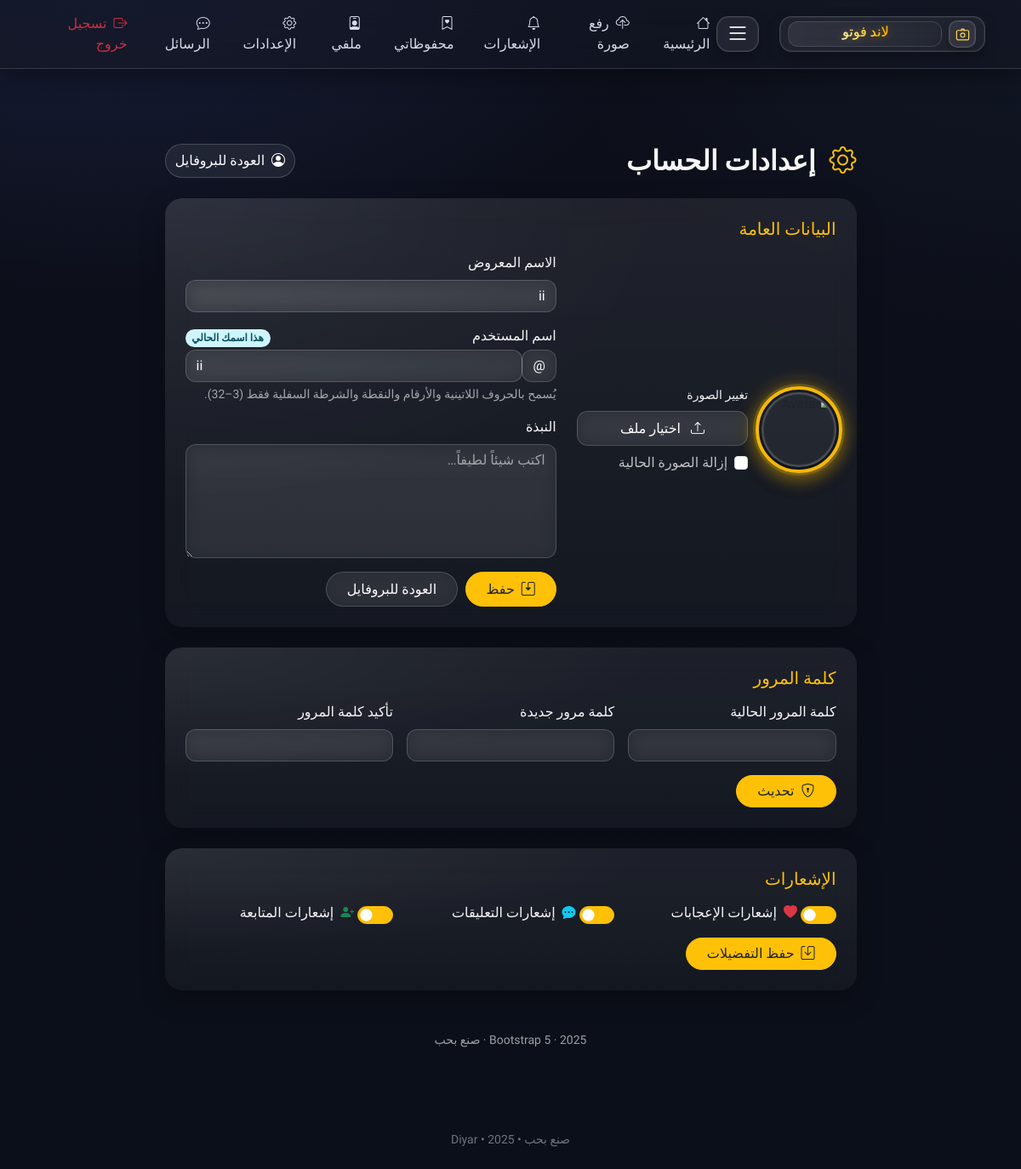
The app's page /settings (signed in) with its own data.
### app.py (models this page shows, shortened)
class User(UserMixin, db.Model):
    __tablename__="users"
    id=db.Column(db.Integer, primary_key=True)
    username=db.Column(db.String(32), unique=True, nullable=False, index=True)
    email=db.Column(db.String(120), unique=True)
    password_hash=db.Column(db.String(255), nullable=False)
    display_name=db.Column(db.String(80))
    bio=db.Column(db.String(280))
    avatar_file=db.Column(db.String(255))
    notify_likes=db.Column(db.Boolean, default=True)
    notify_comments=db.Column(db.Boolean, default=True)
    notify_follows=db.Column(db.Boolean, default=True)
    last_seen=db.Column(db.DateTime, default=dt.datetime.utcnow, index=True)
    photos=db.relationship("Photo", backref="author", lazy="dynamic")
    given_likes=db.relationship("Like", backref="user", lazy="dynamic", cascade="all, delete-orphan")
    bookmarks=db.relationship("Bookmark", backref="user", lazy="dynamic", cascade="all, delete-orphan")
    comments=db.relationship("Comment", backref="user", lazy="dynamic", cascade="all, delete-orphan")
    following=db.relationship(
        "User", secondary="follows",
        primaryjoin=id==Follow.follower_id,
        secondaryjoin=id==Follow.followed_id,
        backref=db.backref("followers", lazy="dynamic"),
        lazy="dynamic"
    )
    @property
    def avatar_url(self):
        if self.avatar_file and (AVATAR_DIR/self.avatar_file).exists():
            return url_for("static", filename=f"avatars/{self.avatar_file}")
        return url_for("static", filename="avatars/default.png")

### app.py (the view, shortened to what this page needs)
@app.route("/settings", methods=["GET", "POST"], endpoint="settings")
@login_required
def settings():
    return render_template("settings.html")

### app.py (called while the page is built)
@login_manager.user_loader
def load_user(uid): return User.query.get(int(uid))

@app.before_request
def update_last_seen():
    if current_user.is_authenticated:
        current_user.last_seen = dt.datetime.utcnow()
        db.session.commit()

### templates/settings.html (shortened to what this page needs)
{% extends "base.html" %}
{% block content %}
<div class="container py-5">
  <div class="row justify-content-center">
    <div class="col-12 col-xl-9">
      <div class="d-flex align-items-center justify-content-between mb-4">
        <h2 class="fw-bold m-0 text-contrast"><i class="bi bi-gear me-2 text-warning"></i> إعدادات الحساب</h2>
        <a href="{{ url_for('profile', username=current_user.username) }}" class="btn btn-glass rounded-pill">
          <i class="bi bi-person-circle me-1"></i> العودة للبروفايل
        </a>
      </div>
      <div class="card glass-card border-0 mb-4">
        <div class="card-body p-4">
          <h5 class="text-warning mb-3">البيانات العامة</h5>
          <form class="row g-4" method="post" action="{{ url_for('settings') }}" enctype="multipart/form-data">
            <div class="col-12 col-md-5 d-flex align-items-center gap-3">
              <div class="avatar-wrap">
                <img id="avatarPreview" src="{{ current_user.avatar_url }}" alt="Avatar">
              </div>
              <div class="w-100">
                <label class="form-label text-contrast small mb-2">تغيير الصورة</label>
                <div class="file-glass">
                  <label for="avatarInput" class="btn btn-glass w-100">
                    <i class="bi bi-upload me-2"></i> اختيار ملف
                  </label>
                </div>
                <div class="form-check mt-2">
                  <input class="form-check-input" type="checkbox" value="1" id="removeAvatar" name="remove_avatar">
                  <label class="form-check-label text-light-70" for="removeAvatar">إزالة الصورة الحالية</label>
                </div>
              </div>
            </div>
            <div class="col-12 col-md-7">
              <div class="mb-3">
                <label class="form-label text-contrast">الاسم المعروض</label>
                <input type="text" class="form-control glass-input" name="display_name"
                       value="{{ current_user.display_name or current_user.username }}" placeholder="اسمك الجميل">
              </div>
              <div class="mb-3">
                <div class="d-flex justify-content-between align-items-center">
                  <label class="form-label text-contrast mb-1">اسم المستخدم</label>
                  <small id="userFeedback" class="badge rounded-pill bg-secondary-subtle text-contrast d-none"></small>
                </div>
                <div class="input-group">
                  <span class="input-group-text glass-input">@</span>
                  <input type="text" class="form-control glass-input" id="usernameInput"
                         value="{{ current_user.username }}" dir="ltr" inputmode="latin"
                         placeholder="user.name_123" autocomplete="off">
                </div>
                <div class="form-text text-light-60 mt-1">
                  يُسمح بالحروف اللاتينية والأرقام والنقطة والشرطة السفلية فقط (3–32).
                </div>
              </div>
              <div class="mb-3">
                <label class="form-label text-contrast">النبذة</label>
                <textarea class="form-control glass-input" name="bio" rows="5" placeholder="اكتب شيئاً لطيفاً…">{{ current_user.bio or '' }}</textarea>
              </div>
              <div class="d-flex gap-2 flex-wrap">
                <button class="btn btn-warning text-dark rounded-pill px-4" type="submit">
                  <i class="bi bi-save2 me-1"></i> حفظ
                </button>
                <a href="{{ url_for('profile', username=current_user.username) }}" class="btn btn-glass rounded-pill px-4">العودة للبروفايل</a>
              </div>
            </div>
          </form>
        </div>
      </div>
      <div class="card glass-card border-0 mb-4">
        <div class="card-body p-4">
          <h5 class="text-warning mb-3">كلمة المرور</h5>
          <form method="post" action="{{ url_for('settings') }}" class="row g-3">
            <div class="col-12 col-md-4">
              <label class="form-label text-contrast">كلمة المرور الحالية</label>
              <input type="password" class="form-control glass-input" name="old_password" autocomplete="current-password">
            </div>
            <div class="col-12 col-md-4">
              <label class="form-label text-contrast">كلمة مرور جديدة</label>
              <input type="password" class="form-control glass-input" name="new_password" autocomplete="new-password">
            </div>
            <div class="col-12 col-md-4">
              <label class="form-label text-contrast">تأكيد كلمة المرور</label>
              <input type="password" class="form-control glass-input" name="confirm_password" autocomplete="new-password">
            </div>
            <div class="col-12">
              <button class="btn btn-warning text-dark rounded-pill px-4"><i class="bi bi-shield-lock me-1"></i> تحديث</button>
            </div>
          </form>
        </div>
      </div>
      <div class="card glass-card border-0">
        <div class="card-body p-4">
          <h5 class="text-warning mb-3">الإشعارات</h5>
          <form method="post" action="{{ url_for('settings') }}" class="row g-3">
            <div class="col-12 col-md-4">
              <div class="form-switch glass-switch">
                <input class="form-check-input" type="checkbox" id="notifyLikes" name="notify_likes" {% if current_user.notify_likes %}checked{% endif %}>
                <label class="form-check-label text-contrast" for="notifyLikes"><i class="bi bi-heart-fill text-danger me-1"></i> إشعارات الإعجابات</label>
              </div>
            </div>
            <div class="col-12 col-md-4">
              <div class="form-switch glass-switch">
                <input class="form-check-input" type="checkbox" id="notifyComments" name="notify_comments" {% if current_user.notify_comments %}checked{% endif %}>
                <label class="form-check-label text-contrast" for="notifyComments"><i class="bi bi-chat-dots-fill text-info me-1"></i> إشعارات التعليقات</label>
              </div>
            </div>
            <div class="col-12 col-md-4">
              <div class="form-switch glass-switch">
                <input class="form-check-input" type="checkbox" id="notifyFollows" name="notify_follows" {% if current_user.notify_follows %}checked{% endif %}>
                <label class="form-check-label text-contrast" for="notifyFollows"><i class="bi bi-person-plus-fill text-success me-1"></i> إشعارات المتابعة</label>
              </div>
            </div>
            <div class="col-12">
              <button class="btn btn-warning text-dark rounded-pill px-4"><i class="bi bi-save me-1"></i> حفظ التفضيلات</button>
            </div>
          </form>
        </div>
      </div>
      <div class="text-center mt-5 text-light-60 small">Bootstrap 5 · {{ now.year }} · صنع بحب</div>
    </div>
  </div>
</div>
{% endblock %}

### static/css/theme.css (style rules this page uses)
:root { --nav-bg: rgba(20,24,38,.55); --nav-bd: rgba(255,255,255,.14); --ink:#edf1ff; --gold1:#fff2b3; --gold2:#ffd54d; --gold3:#ffb300; }
body.bg-dark-gradient { background: radial-gradient(1200px 800px at 10% -10%, #1b2140, transparent 60%), radial-gradient(1000px 700px at 100% 0, #121725, transparent 55%), linear-gradient(180deg,#0c0f1a, #0b0f19); }
.text-contrast { color:rgba(255,255,255,.97) }

### static/css/glass.css (style rules this page uses)
:root { --bg:#0e0f13; --glass:rgba(255,255,255,.06); --glass-strong:rgba(255,255,255,.12); --ring:#d3a93b; }
body { background: radial-gradient(1200px 600px at 50% -10%, rgba(255,255,0,.05), transparent), var(--bg); }
.btn-glass { background:rgba(255,255,255,.06); border:1px solid rgba(255,255,255,.1); color:#fff; }
.glass-input { background:rgba(255,255,255,.05)!important; border:1px solid rgba(255,255,255,.15)!important; color:#fff!important; }
.btn, .icon-btn { transition: transform .12s ease }
.btn-glass { backdrop-filter: blur(8px); background: rgba(255,255,255,0.08); border:1px solid rgba(255,255,255,0.12); color:#fff; }

### static/css/landphoto.extras.css (style rules this page uses)
:root { --glass-bg: rgba(255,255,255,0.06); --glass-bg-strong: rgba(14,14,18,0.7); --glass-stroke: rgba(255,255,255,0.12); --glass-shadow: 0 10px 30px rgba(0,0,0,.35); --radius: 1.25rem; --like:#ff5a7a; --save:#13c2c2; --primary:#ffc107; --danger:#e55353; --success:#00c853; --secondary:#7aa2ff; }
html,body { background:#0e0e12;color:#e7e7ea;font-family:"Tajawal",system-ui,-apple-system,"Segoe UI",Roboto,"Helvetica Neue","Noto Sans",Arial; }
.glass-input { background:rgba(255,255,255,.06)!important;border:1px solid rgba(255,255,255,.18)!important;color:#fff!important; }
.glass-input::placeholder { color:#bdbdc2; }
.glass-input { background:rgba(255,255,255,.06); color:#fff; border-radius:12px; border:1px solid rgba(255,255,255,.14); backdrop-filter: blur(10px); }
.glass-input::placeholder { color:rgba(255,255,255,.55) }
.glass-input { background: rgba(255,255,255,.06); color:#fff; border-radius: 14px; border:1px solid rgba(255,255,255,.14); backdrop-filter: blur(10px); }
.glass-input::placeholder { color:rgba(255,255,255,.55); }
.btn-glass { color:#fff; background: rgba(255,255,255,.08); border: 1px solid rgba(255,255,255,.16); backdrop-filter: blur(10px); -webkit-backdrop-filter: blur(10px); }

### static/css/feed.css (style rules this page uses)
.btn-glass { background: rgba(255,255,255,.07); border: 1px solid rgba(255,255,255,.16); color: #fff; border-radius: .8rem; padding: .45rem .7rem; backdrop-filter: blur(10px); }

### static/css/comments.css (style rules this page uses)
.glass-input { background: rgba(255,255,255,.06); color:#fff; border-radius:12px !important; border:1px solid rgba(255,255,255,.14); backdrop-filter: blur(10px); }
.glass-input::placeholder { color: rgba(255,255,255,.55); }

### templates/settings.html (style rules this page uses)
.text-contrast { color:rgba(255,255,255,.96) }
.text-light-70 { color:rgba(255,255,255,.72) }
.text-light-60 { color:rgba(255,255,255,.60) }
.glass-card { background: radial-gradient(120% 120% at 0% 0%, rgba(255,255,255,.06), rgba(255,255,255,0) 60%), linear-gradient(180deg, rgba(255,255,255,.08), rgba(255,255,255,.04)); border:1px solid rgba(255,255,255,.14); border-radius:1.25rem; backdrop-filter: blur(16px); -webkit-backdrop-filter: blur(16px); box-shadow: 0 10px 30px rgba(0,0,0,.25); }
.btn-glass { border:1px solid rgba(255,255,255,.18)!important; background:rgba(255,255,255,.07)!important; color:#fff!important; backdrop-filter: blur(10px); }
.glass-input { background: rgba(255,255,255,.06); border:1px solid rgba(255,255,255,.18); color:#fff; backdrop-filter: blur(10px); }
.glass-input::placeholder { color:rgba(255,255,255,.55) }
.file-glass { position:relative }
.file-glass .btn { width:100% }
.avatar-wrap { position:relative; width:132px; aspect-ratio:1/1; display:inline-block; }
.avatar-wrap img { width:100%; height:100%; object-fit:cover; border-radius:50%; aspect-ratio:1/1; border:2px solid rgba(255,255,255,.18); box-shadow: inset 0 0 0 1px rgba(255,255,255,.08), 0 10px 26px rgba(0,0,0,.35); background: rgba(255,255,255,.05); display:block; }
.glass-switch .form-check-input { width: 2.6rem; height:1.3rem; cursor:pointer; background-color: rgba(255,255,255,.18); border:1px solid rgba(255,255,255,.25); }
.glass-switch .form-check-input:checked { background-color:#ffc107; border-color:#ffc107 }

### records on screen
User: display_name "ii", username "ii", notify_likes "☑", notify_comments "☑", notify_follows "☑"
